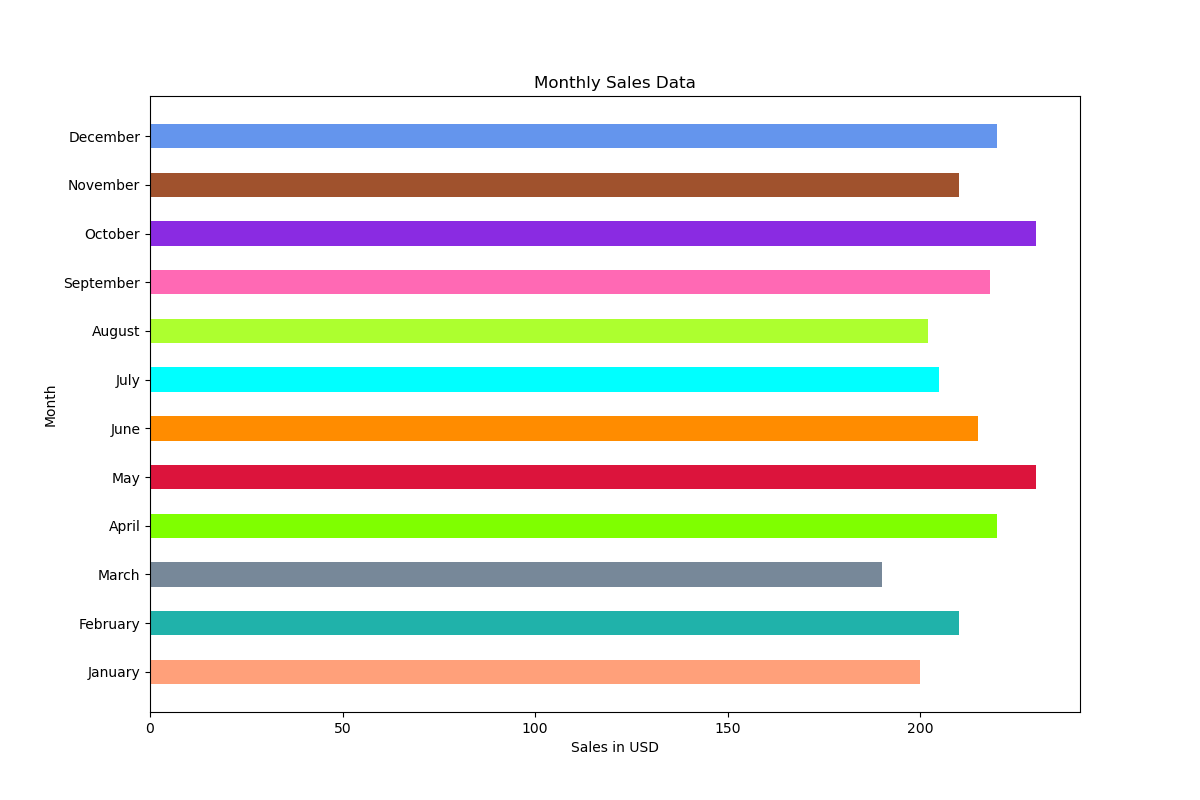

The Python source for this figure:

import matplotlib.pyplot as plt

# Data
months = ['January', 'February', 'March', 'April', 'May', 'June', 
          'July', 'August', 'September', 'October', 'November', 'December']
sales = [200, 210, 190, 220, 230, 215, 205, 202, 218, 230, 210, 220]

# Create horizontal bar chart
plt.figure(figsize=(12, 8))  # Width, Height of the chart
plt.barh(months, sales, color=['#FFA07A', '#20B2AA', '#778899', '#7FFF00', '#DC143C', '#FF8C00', 
                               '#00FFFF', '#ADFF2F', '#FF69B4', '#8A2BE2', '#A0522D', '#6495ED'], 
         height=0.5)  # Height of the bands

# Set the title and labels
plt.title('Monthly Sales Data')
plt.xlabel('Sales in USD')
plt.ylabel('Month')

# Show the plot
plt.show()
